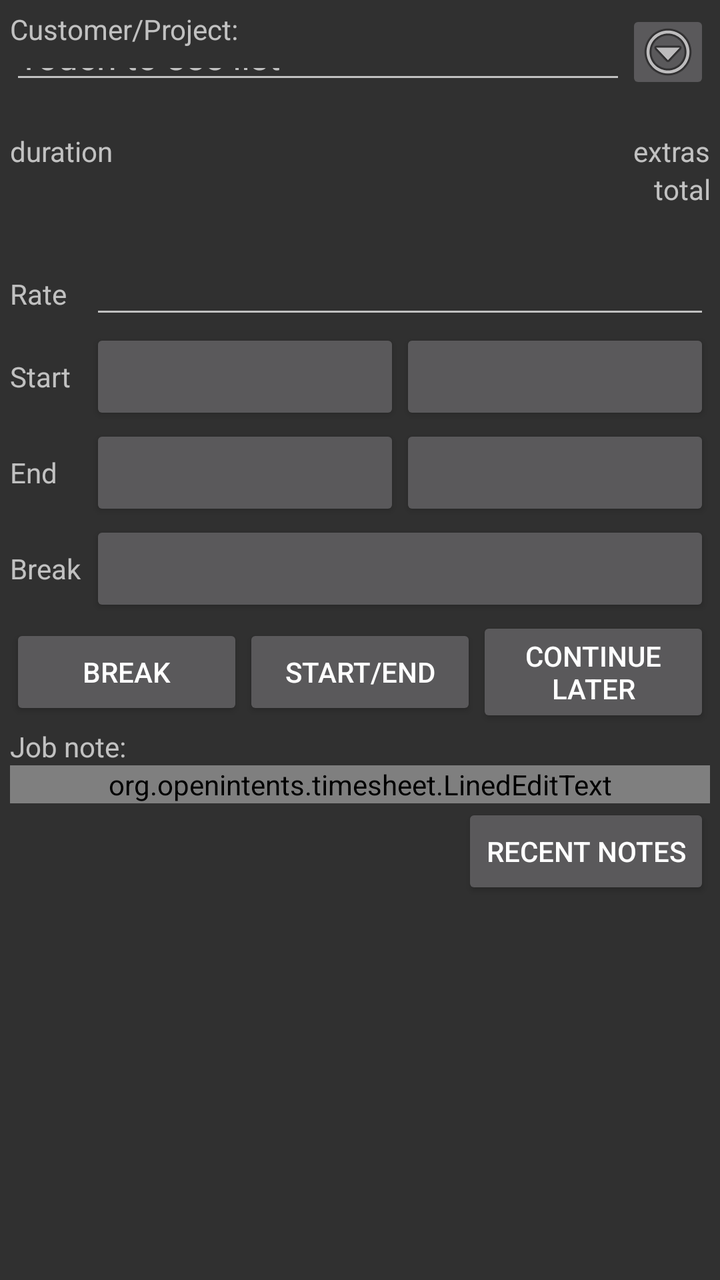
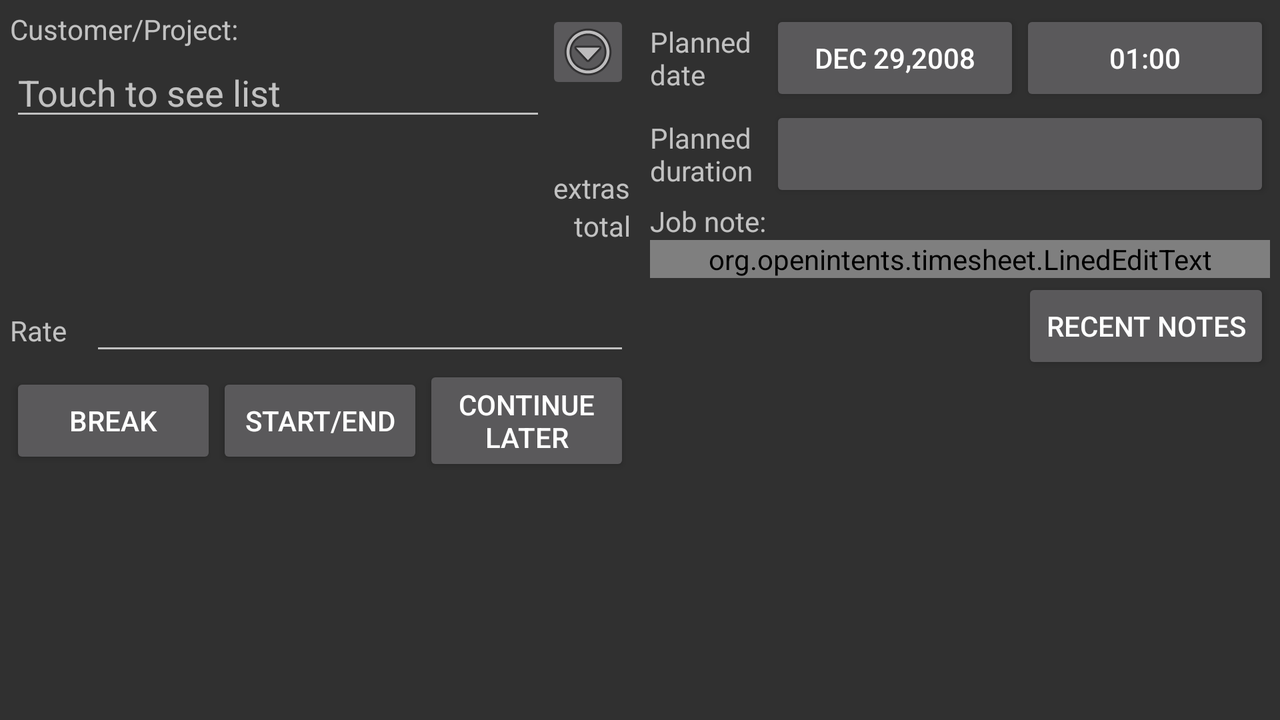

An Android layout and its configuration variant, each rendered on a device that would load it. The default file and the variant file are quoted in full after the pictures.
<!-- AndroidManifest.xml: application theme Theme.AppCompat -->
<!-- res/layout/job.xml -->
<?xml version="1.0" encoding="utf-8"?>
<ScrollView xmlns:android="http://schemas.android.com/apk/res/android"
            android:layout_width="match_parent"
            android:layout_height="match_parent">

    <LinearLayout
        android:layout_width="match_parent"
        android:layout_height="match_parent"
        android:orientation="vertical"
        android:padding="5dp">

        <LinearLayout
            android:id="@id/customer_box"
            android:layout_width="match_parent"
            android:layout_height="wrap_content"
            android:orientation="horizontal">

            <LinearLayout
                android:layout_width="match_parent"
                android:layout_height="match_parent"
                android:layout_weight="1.0"
                android:orientation="vertical">

                <TextView
                    android:layout_width="match_parent"
                    android:layout_height="wrap_content"
                    android:text="@string/customer"/>

                <AutoCompleteTextView
                    android:id="@id/customer"
                    android:layout_width="match_parent"
                    android:layout_height="wrap_content"
                    android:layout_weight="1.0"
                    android:capitalize="words"
                    android:hint="@string/customer_hint"
                    android:singleLine="true"
                    android:text=""/>
            </LinearLayout>

            <ImageButton
                android:id="@id/rate_button"
                android:layout_width="wrap_content"
                android:layout_height="wrap_content"
                android:padding="5dp"
                android:src="@android:drawable/ic_menu_more"/>
        </LinearLayout>

        <RelativeLayout
            android:id="@id/info_panel1"
            android:layout_width="match_parent"
            android:layout_height="wrap_content">

            <TextView
                android:id="@id/timestamp"
                android:layout_width="wrap_content"
                android:layout_height="wrap_content"
                android:layout_alignParentLeft="true"/>
        </RelativeLayout>

        <RelativeLayout
            android:id="@id/info_panel2"
            android:layout_width="match_parent"
            android:layout_height="wrap_content">

            <TextView
                android:id="@id/duration_info"
                android:layout_width="wrap_content"
                android:layout_height="wrap_content"
                android:layout_alignParentLeft="true"
                android:text="duration"/>

            <TextView
                android:id="@id/extras_info"
                android:layout_width="wrap_content"
                android:layout_height="wrap_content"
                android:layout_alignParentRight="true"
                android:gravity="right"
                android:text="extras"/>

            <TextView
                android:id="@id/total_info"
                android:layout_width="wrap_content"
                android:layout_height="wrap_content"
                android:layout_alignParentRight="true"
                android:layout_below="@id/extras_info"
                android:gravity="right"
                android:text="total"/>
        </RelativeLayout>

        <RelativeLayout
            android:id="@id/info_panel3"
            android:layout_width="match_parent"
            android:layout_height="wrap_content">

            <TextView
                android:id="@id/break_info"
                android:layout_width="wrap_content"
                android:layout_height="wrap_content"
                android:layout_alignParentLeft="true"/>

            <TextView
                android:id="@id/hourly_rate_info"
                android:layout_width="wrap_content"
                android:layout_height="wrap_content"
                android:layout_alignParentRight="true"
                android:gravity="right"/>
        </RelativeLayout>

        <LinearLayout
            android:id="@id/edit_panel1"
            android:layout_width="match_parent"
            android:layout_height="wrap_content"
            android:orientation="vertical"
            android:visibility="visible"/>

        <LinearLayout
            android:id="@id/edit_hourlyrate"
            android:layout_width="match_parent"
            android:layout_height="wrap_content"
            android:orientation="horizontal">

            <TextView
                android:layout_width="40dp"
                android:layout_height="wrap_content"
                android:text="@string/hourly_rate"/>

            <EditText
                android:id="@id/set_hourly_rate"
                android:layout_width="0dp"
                android:layout_height="wrap_content"
                android:layout_weight="2.0"
                android:singleLine="true"
                android:text=""/>

            <ImageButton
                android:id="@id/rate_edit_button"
                android:layout_width="wrap_content"
                android:layout_height="wrap_content"
                android:padding="0dp"
                android:src="@android:drawable/ic_menu_edit"
                android:visibility="gone"/>
        </LinearLayout>

        <LinearLayout
            android:id="@id/edit_panel2"
            android:layout_width="match_parent"
            android:layout_height="wrap_content"
            android:orientation="vertical"
            android:visibility="visible">

            <LinearLayout
                android:layout_width="match_parent"
                android:layout_height="wrap_content"
                android:orientation="horizontal">

                <TextView
                    android:layout_width="40dp"
                    android:layout_height="wrap_content"
                    android:text="@string/start_time"/>

                <Button
                    android:id="@id/set_start_date"
                    android:layout_width="0dp"
                    android:layout_height="wrap_content"
                    android:layout_weight="1.0"
                    android:text=""/>

                <Button
                    android:id="@id/set_start_time"
                    android:layout_width="0dp"
                    android:layout_height="wrap_content"
                    android:layout_weight="1.0"
                    android:text=""/>
            </LinearLayout>

            <LinearLayout
                android:layout_width="match_parent"
                android:layout_height="wrap_content"
                android:orientation="horizontal">

                <TextView
                    android:layout_width="40dp"
                    android:layout_height="wrap_content"
                    android:text="@string/end_time"/>

                <Button
                    android:id="@id/set_end_date"
                    android:layout_width="0dp"
                    android:layout_height="wrap_content"
                    android:layout_weight="1.0"
                    android:text=""/>

                <Button
                    android:id="@id/set_end_time"
                    android:layout_width="0dp"
                    android:layout_height="wrap_content"
                    android:layout_weight="1.0"
                    android:text=""/>
            </LinearLayout>

            <LinearLayout
                android:layout_width="match_parent"
                android:layout_height="wrap_content"
                android:orientation="horizontal">

                <TextView
                    android:layout_width="40dp"
                    android:layout_height="wrap_content"
                    android:text="@string/break_duration"/>

                <Button
                    android:id="@id/set_break_minutes"
                    android:layout_width="0dp"
                    android:layout_height="wrap_content"
                    android:layout_weight="2.0"
                    android:text=""/>
            </LinearLayout>
        </LinearLayout>

        <LinearLayout
            android:id="@id/edit_panel3"
            android:layout_width="match_parent"
            android:layout_height="wrap_content"
            android:orientation="vertical"
            android:visibility="gone">

            <LinearLayout
                android:layout_width="match_parent"
                android:layout_height="wrap_content"
                android:layout_gravity="center_vertical"
                android:orientation="horizontal">

                <TextView
                    android:layout_width="60dp"
                    android:layout_height="wrap_content"
                    android:layout_gravity="center_vertical"
                    android:text="@string/planned_time"/>

                <Button
                    android:id="@id/set_planned_date"
                    android:layout_width="0dp"
                    android:layout_height="wrap_content"
                    android:layout_weight="1.0"
                    android:text=""/>

                <Button
                    android:id="@id/set_planned_time"
                    android:layout_width="0dp"
                    android:layout_height="wrap_content"
                    android:layout_weight="1.0"
                    android:text=""/>
            </LinearLayout>

            <LinearLayout
                android:layout_width="match_parent"
                android:layout_height="wrap_content"
                android:orientation="horizontal">

                <TextView
                    android:layout_width="60dp"
                    android:layout_height="wrap_content"
                    android:layout_gravity="center_vertical"
                    android:text="@string/planned_duration"/>

                <Button
                    android:id="@id/set_planned_minutes"
                    android:layout_width="0dp"
                    android:layout_height="wrap_content"
                    android:layout_weight="2.0"
                    android:text="1h"/>
            </LinearLayout>
        </LinearLayout>

        <LinearLayout
            android:id="@id/quick_panel"
            android:layout_width="match_parent"
            android:layout_height="wrap_content"
            android:orientation="vertical"
            android:visibility="visible">

            <LinearLayout
                android:layout_width="match_parent"
                android:layout_height="wrap_content"
                android:orientation="horizontal">

                <Button
                    android:id="@id/break_start_end"
                    android:layout_width="0dp"
                    android:layout_height="wrap_content"
                    android:layout_gravity="center"
                    android:layout_weight="1.0"
                    android:text="break"/>

                <Button
                    android:id="@id/start_end"
                    android:layout_width="0dp"
                    android:layout_height="wrap_content"
                    android:layout_gravity="center"
                    android:layout_weight="1.0"
                    android:text="start/end"/>

                <Button
                    android:id="@id/break2_start_end"
                    android:layout_width="0dp"
                    android:layout_height="wrap_content"
                    android:layout_gravity="center"
                    android:layout_weight="1.0"
                    android:text="continue later"/>
            </LinearLayout>
        </LinearLayout>

        <TextView
            android:layout_width="wrap_content"
            android:layout_height="wrap_content"
            android:text="@string/note"/>

        <view
            android:id="@id/note"
            class="org.openintents.timesheet.LinedEditText"
            android:layout_width="match_parent"
            android:layout_height="wrap_content"
            android:capitalize="sentences"/>

        <RelativeLayout
            android:layout_width="match_parent"
            android:layout_height="wrap_content">

            <Button
                android:id="@id/recent_notes"
                android:layout_width="wrap_content"
                android:layout_height="wrap_content"
                android:layout_alignParentRight="true"
                android:text="@string/recent_notes"/>
        </RelativeLayout>
    </LinearLayout>
</ScrollView>
<!-- resources referenced by this layout -->
<resources>
  <string name="break_duration">Break</string>
  <string name="customer">Customer/Project:</string>
  <string name="customer_hint">Touch to see list</string>
  <string name="end_time">End</string>
  <string name="hourly_rate">Rate</string>
  <string name="note">Job note:</string>
  <string name="planned_duration">Planned duration</string>
  <string name="planned_time">Planned date</string>
  <string name="recent_notes">Recent notes</string>
  <string name="start_time">Start</string>
</resources>
<!-- res/layout-land/job.xml (the repository's variant of the layout above) -->
<!-- drawn on the phone turned sideways -->
<?xml version="1.0" encoding="utf-8"?>
<ScrollView xmlns:android="http://schemas.android.com/apk/res/android"
            android:layout_width="match_parent"
            android:layout_height="match_parent">

    <LinearLayout
        android:layout_width="match_parent"
        android:layout_height="match_parent"
        android:orientation="horizontal">

        <LinearLayout
            android:layout_width="match_parent"
            android:layout_height="match_parent"
            android:layout_weight="1.0"
            android:orientation="vertical"
            android:padding="5dp">

            <LinearLayout
                android:id="@+id/customer_box"
                android:layout_width="match_parent"
                android:layout_height="wrap_content"
                android:orientation="horizontal">

                <LinearLayout
                    android:layout_width="0dp"
                    android:layout_height="wrap_content"
                    android:layout_weight="1.0"
                    android:orientation="vertical">

                    <TextView
                        android:layout_width="match_parent"
                        android:layout_height="wrap_content"
                        android:text="@string/customer"/>

                    <AutoCompleteTextView
                        android:id="@+id/customer"
                        android:layout_width="match_parent"
                        android:layout_height="wrap_content"
                        android:capitalize="words"
                        android:hint="@string/customer_hint"
                        android:singleLine="true"
                        android:text=""/>
                </LinearLayout>

                <ImageButton
                    android:id="@+id/rate_button"
                    android:layout_width="wrap_content"
                    android:layout_height="wrap_content"
                    android:padding="5dp"
                    android:src="@android:drawable/ic_menu_more"/>
            </LinearLayout>

            <RelativeLayout
                android:id="@+id/info_panel1"
                android:layout_width="match_parent"
                android:layout_height="wrap_content">

                <TextView
                    android:id="@+id/timestamp"
                    android:layout_width="wrap_content"
                    android:layout_height="wrap_content"
                    android:layout_alignParentLeft="true"/>
            </RelativeLayout>

            <RelativeLayout
                android:id="@+id/info_panel2"
                android:layout_width="match_parent"
                android:layout_height="wrap_content">

                <TextView
                    android:id="@+id/duration_info"
                    android:layout_width="wrap_content"
                    android:layout_height="wrap_content"
                    android:layout_alignParentLeft="true"/>

                <TextView
                    android:id="@+id/extras_info"
                    android:layout_width="wrap_content"
                    android:layout_height="wrap_content"
                    android:layout_alignParentRight="true"
                    android:gravity="right"
                    android:text="extras"/>

                <TextView
                    android:id="@+id/total_info"
                    android:layout_width="wrap_content"
                    android:layout_height="wrap_content"
                    android:layout_alignParentRight="true"
                    android:layout_below="@+id/extras_info"
                    android:gravity="right"
                    android:text="total"/>
            </RelativeLayout>

            <RelativeLayout
                android:id="@+id/info_panel3"
                android:layout_width="match_parent"
                android:layout_height="wrap_content">

                <TextView
                    android:id="@+id/break_info"
                    android:layout_width="wrap_content"
                    android:layout_height="wrap_content"
                    android:layout_alignParentLeft="true"/>

                <TextView
                    android:id="@+id/hourly_rate_info"
                    android:layout_width="wrap_content"
                    android:layout_height="wrap_content"
                    android:layout_alignParentRight="true"
                    android:gravity="right"/>
            </RelativeLayout>

            <LinearLayout
                android:id="@+id/edit_hourlyrate"
                android:layout_width="match_parent"
                android:layout_height="wrap_content"
                android:orientation="horizontal">

                <TextView
                    android:layout_width="40dp"
                    android:layout_height="wrap_content"
                    android:text="@string/hourly_rate"/>

                <EditText
                    android:id="@+id/set_hourly_rate"
                    android:layout_width="0dp"
                    android:layout_height="wrap_content"
                    android:layout_weight="2.0"
                    android:singleLine="true"
                    android:text=""/>
            </LinearLayout>

            <LinearLayout
                android:id="@+id/edit_panel1"
                android:layout_width="match_parent"
                android:layout_height="wrap_content"
                android:orientation="vertical"
                android:visibility="gone">

                <LinearLayout
                    android:layout_width="match_parent"
                    android:layout_height="wrap_content"
                    android:orientation="horizontal">

                    <TextView
                        android:layout_width="40dp"
                        android:layout_height="wrap_content"
                        android:text="@string/break_duration"/>

                    <Button
                        android:id="@+id/set_break_minutes"
                        android:layout_width="0dp"
                        android:layout_height="wrap_content"
                        android:layout_weight="2.0"
                        android:text=""/>
                </LinearLayout>
            </LinearLayout>

            <LinearLayout
                android:id="@+id/quick_panel"
                android:layout_width="match_parent"
                android:layout_height="wrap_content"
                android:orientation="vertical"
                android:visibility="visible">

                <LinearLayout
                    android:layout_width="match_parent"
                    android:layout_height="wrap_content"
                    android:orientation="horizontal">

                    <Button
                        android:id="@+id/break_start_end"
                        android:layout_width="0dp"
                        android:layout_height="wrap_content"
                        android:layout_gravity="center"
                        android:layout_weight="1.0"
                        android:text="break"/>

                    <Button
                        android:id="@+id/start_end"
                        android:layout_width="0dp"
                        android:layout_height="wrap_content"
                        android:layout_gravity="center"
                        android:layout_weight="1.0"
                        android:text="start/end"/>

                    <Button
                        android:id="@+id/break2_start_end"
                        android:layout_width="0dp"
                        android:layout_height="wrap_content"
                        android:layout_gravity="center"
                        android:layout_weight="1.0"
                        android:text="continue later"/>
                </LinearLayout>
            </LinearLayout>
        </LinearLayout>

        <LinearLayout
            android:layout_width="match_parent"
            android:layout_height="match_parent"
            android:layout_weight="1.0"
            android:orientation="vertical"
            android:padding="5dp">

            <LinearLayout
                android:id="@+id/edit_panel2"
                android:layout_width="match_parent"
                android:layout_height="wrap_content"
                android:orientation="vertical"
                android:visibility="gone">

                <LinearLayout
                    android:layout_width="match_parent"
                    android:layout_height="match_parent"
                    android:gravity="center"
                    android:orientation="horizontal">

                    <TextView
                        android:layout_width="30dp"
                        android:layout_height="wrap_content"
                        android:text="@string/start_time"/>

                    <Button
                        android:id="@+id/set_start_date"
                        android:layout_width="0dp"
                        android:layout_height="wrap_content"
                        android:layout_weight="1.0"
                        android:text="Dec 02, 2008"/>

                    <Button
                        android:id="@+id/set_start_time"
                        android:layout_width="0dp"
                        android:layout_height="match_parent"
                        android:layout_weight="1.0"
                        android:text="12:00:00 AM"/>
                </LinearLayout>

                <LinearLayout
                    android:layout_width="match_parent"
                    android:layout_height="wrap_content"
                    android:gravity="center"
                    android:orientation="horizontal">

                    <TextView
                        android:layout_width="30dp"
                        android:layout_height="wrap_content"
                        android:text="@string/end_time"/>

                    <Button
                        android:id="@+id/set_end_date"
                        android:layout_width="0dp"
                        android:layout_height="wrap_content"
                        android:layout_weight="1.0"
                        android:text="Dec 02, 2008"/>

                    <Button
                        android:id="@+id/set_end_time"
                        android:layout_width="0dp"
                        android:layout_height="match_parent"
                        android:layout_weight="1.0"
                        android:text="12:00:00 AM"/>
                </LinearLayout>
            </LinearLayout>

            <LinearLayout
                android:id="@+id/edit_panel3"
                android:layout_width="match_parent"
                android:layout_height="wrap_content"
                android:orientation="vertical"
                android:visibility="visible">

                <LinearLayout
                    android:layout_width="match_parent"
                    android:layout_height="wrap_content"
                    android:layout_gravity="center"
                    android:orientation="horizontal">

                    <TextView
                        android:layout_width="60dp"
                        android:layout_height="wrap_content"
                        android:layout_gravity="center_vertical"
                        android:text="@string/planned_time"/>

                    <Button
                        android:id="@+id/set_planned_date"
                        android:layout_width="0dp"
                        android:layout_height="wrap_content"
                        android:layout_gravity="center_vertical"
                        android:layout_weight="1.0"
                        android:text="Dec 29,2008"/>

                    <Button
                        android:id="@+id/set_planned_time"
                        android:layout_width="0dp"
                        android:layout_height="wrap_content"
                        android:layout_gravity="center_vertical"
                        android:layout_weight="1.0"
                        android:text="01:00"/>
                </LinearLayout>

                <LinearLayout
                    android:layout_width="match_parent"
                    android:layout_height="wrap_content"
                    android:orientation="horizontal">

                    <TextView
                        android:layout_width="60dp"
                        android:layout_height="wrap_content"
                        android:layout_gravity="center_vertical"
                        android:text="@string/planned_duration"/>

                    <Button
                        android:id="@+id/set_planned_minutes"
                        android:layout_width="0dp"
                        android:layout_height="wrap_content"
                        android:layout_weight="2.0"
                        android:text=""/>
                </LinearLayout>
            </LinearLayout>

            <TextView
                android:layout_width="wrap_content"
                android:layout_height="wrap_content"
                android:text="@string/note"/>

            <view
                android:id="@+id/note"
                class="org.openintents.timesheet.LinedEditText"
                android:layout_width="match_parent"
                android:layout_height="wrap_content"
                android:capitalize="sentences"
                android:text="note"/>

            <RelativeLayout
                android:layout_width="match_parent"
                android:layout_height="wrap_content">

                <Button
                    android:id="@+id/recent_notes"
                    android:layout_width="wrap_content"
                    android:layout_height="wrap_content"
                    android:layout_alignParentRight="true"
                    android:text="@string/recent_notes"/>
            </RelativeLayout>
        </LinearLayout>
    </LinearLayout>
</ScrollView>
